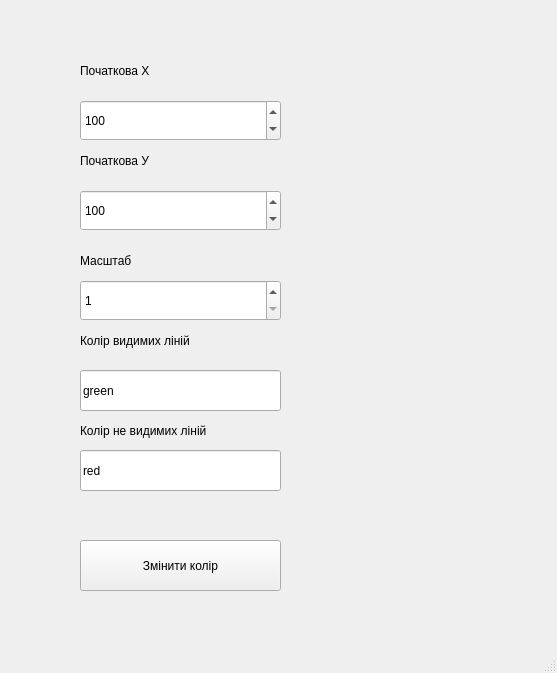
<?xml version="1.0" encoding="UTF-8"?>
<ui version="4.0">
 <class>MainWindow</class>
 <widget class="QMainWindow" name="MainWindow">
  <property name="geometry">
   <rect>
    <x>0</x>
    <y>0</y>
    <width>557</width>
    <height>673</height>
   </rect>
  </property>
  <property name="windowTitle">
   <string>Панель керування</string>
  </property>
  <widget class="QWidget" name="centralwidget">
   <widget class="QSpinBox" name="spinBox">
    <property name="geometry">
     <rect>
      <x>80</x>
      <y>100</y>
      <width>201</width>
      <height>41</height>
     </rect>
    </property>
    <property name="maximum">
     <number>1000</number>
    </property>
    <property name="value">
     <number>100</number>
    </property>
   </widget>
   <widget class="QSpinBox" name="spinBox_2">
    <property name="geometry">
     <rect>
      <x>80</x>
      <y>280</y>
      <width>201</width>
      <height>41</height>
     </rect>
    </property>
    <property name="minimum">
     <number>1</number>
    </property>
    <property name="maximum">
     <number>10</number>
    </property>
   </widget>
   <widget class="QSpinBox" name="spinBox_3">
    <property name="geometry">
     <rect>
      <x>80</x>
      <y>190</y>
      <width>201</width>
      <height>41</height>
     </rect>
    </property>
    <property name="maximum">
     <number>1000</number>
    </property>
    <property name="value">
     <number>100</number>
    </property>
   </widget>
   <widget class="QLineEdit" name="lineEdit">
    <property name="geometry">
     <rect>
      <x>80</x>
      <y>370</y>
      <width>201</width>
      <height>41</height>
     </rect>
    </property>
    <property name="text">
     <string>green</string>
    </property>
   </widget>
   <widget class="QLineEdit" name="lineEdit_2">
    <property name="geometry">
     <rect>
      <x>80</x>
      <y>450</y>
      <width>201</width>
      <height>41</height>
     </rect>
    </property>
    <property name="text">
     <string>red</string>
    </property>
   </widget>
   <widget class="QPushButton" name="pushButton">
    <property name="geometry">
     <rect>
      <x>80</x>
      <y>540</y>
      <width>201</width>
      <height>51</height>
     </rect>
    </property>
    <property name="text">
     <string>Змінити колір</string>
    </property>
   </widget>
   <widget class="QLabel" name="label_v_color">
    <property name="geometry">
     <rect>
      <x>80</x>
      <y>420</y>
      <width>131</width>
      <height>21</height>
     </rect>
    </property>
    <property name="text">
     <string>Колір не видимих ліній</string>
    </property>
   </widget>
   <widget class="QLabel" name="label_i_color">
    <property name="geometry">
     <rect>
      <x>80</x>
      <y>330</y>
      <width>131</width>
      <height>21</height>
     </rect>
    </property>
    <property name="text">
     <string>Колір видимих ліній</string>
    </property>
   </widget>
   <widget class="QLabel" name="label_y">
    <property name="geometry">
     <rect>
      <x>80</x>
      <y>150</y>
      <width>131</width>
      <height>21</height>
     </rect>
    </property>
    <property name="text">
     <string>Початкова У</string>
    </property>
   </widget>
   <widget class="QLabel" name="label_scale">
    <property name="geometry">
     <rect>
      <x>80</x>
      <y>250</y>
      <width>131</width>
      <height>21</height>
     </rect>
    </property>
    <property name="text">
     <string>Масштаб</string>
    </property>
   </widget>
   <widget class="QLabel" name="label_x">
    <property name="geometry">
     <rect>
      <x>80</x>
      <y>60</y>
      <width>131</width>
      <height>21</height>
     </rect>
    </property>
    <property name="text">
     <string>Початкова Х</string>
    </property>
   </widget>
  </widget>
  <widget class="QStatusBar" name="statusbar"/>
 </widget>
 <resources/>
 <connections/>
</ui>
